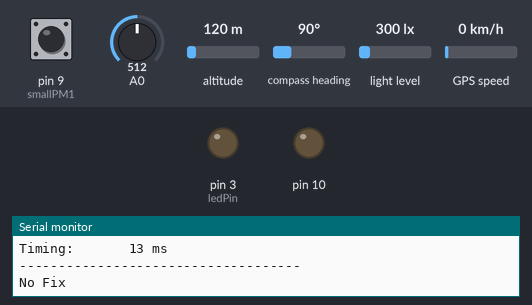
Bench run of a sketch on a simulated Arduino Uno, built with avr-gcc and run on an emulated ATmega328P. Shown: output pins drawn as LEDs (lit = HIGH), the last lines printed to the serial monitor. Inputs (shaded band) come from the test bench; at power-on: A0 = 512, pin 9 (smallPM1) HIGH, altitude 120 m, compass heading 90°, light level 300 lx, GPS speed 0 km/h. Storage starts empty; the GPS gets a fix after 3 s at 37.7749, -122.4194 with 8 satellites.

Above: at 1.7 s.
1.8 s: A0 set to 716
At 6.1 s:
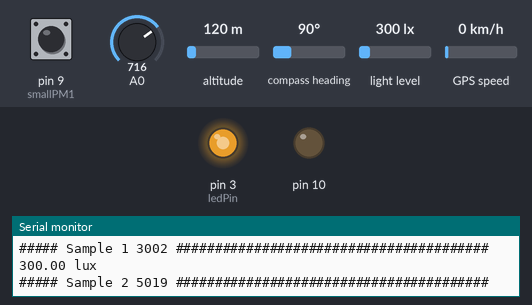
6.4 s: A0 set to 306
At 8.2 s:
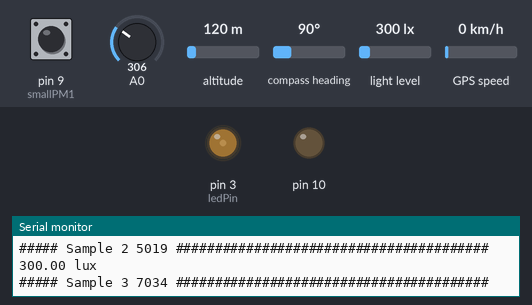
8.5 s: A0 set to 90
At 10.3 s:
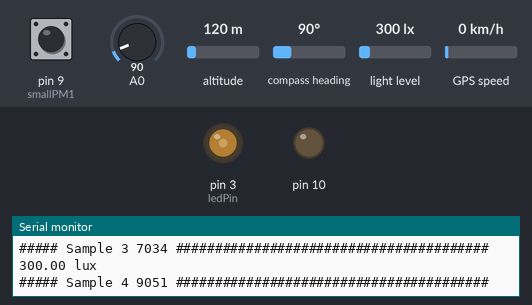
Timing chart, 0 to 11.8 s (numbered marks = the images above; inputs shaded):
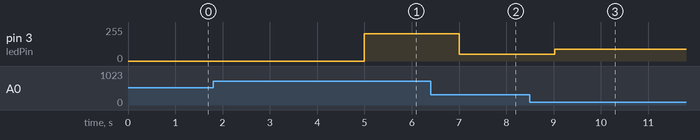

The sketch:

GPS_CO_PM_LUX_sensor_exe.ino
```cpp
#include <SPI.h>
#include <Adafruit_GPS.h>
#include <SoftwareSerial.h>
#include <SD.h>
#include <Wire.h>
#include <Adafruit_Sensor.h>
#include <Adafruit_TSL2561_U.h>

File logfile;
int const smallPM1 = 9;
long const sampleRate = 20;
long measurementCount = 0;
long smallPM1Count = 0;
long priorSampleTime = 0;
double smallPM1percentRunning;

#define chipSelect 10
#define ledPin 3
#define GPSECHO  false
#define LOG_FIXONLY true


SoftwareSerial gps_Serial(8, 7);
Adafruit_GPS GPS(&gps_Serial);

// Light Init
Adafruit_TSL2561_Unified lght_snsr = Adafruit_TSL2561_Unified(TSL2561_ADDR_FLOAT, 12345);        // The address will be different depending on whether you leave the ADDR pin float (addr 0x39), or tie it to ground or vcc. In those cases use TSL2561_ADDR_LOW (0x29) or TSL2561_ADDR_HIGH (0x49) respectively


void setup() {
  Serial.begin(115200);
  pinMode (smallPM1, INPUT);
  pinMode(ledPin, OUTPUT);
  pinMode(10, OUTPUT);

  sdCardInitialization();

  Serial.println(F("Initializing GPS..."));
  GPS.begin(9600);

  GPS.sendCommand(PMTK_SET_NMEA_OUTPUT_RMCGGA);
  //GPS.sendCommand(PMTK_SET_NMEA_OUTPUT_RMCONLY);   // uncomment this line to turn on only the "minimum recommended" data; For logging data, we don't suggest using anything but either RMC only or RMC+GGA to keep the log files at a reasonable size
  GPS.sendCommand(PMTK_SET_NMEA_UPDATE_1HZ);

  GPS.sendCommand(PGCMD_ANTENNA);

  gps_Serial.println(PMTK_Q_RELEASE);

  Serial.println(F("Initializing Light sensor..."));
  if(!lght_snsr.begin())
  {
    Serial.print("Ooops, no TSL2561 detected ... Check your wiring or I2C ADDR!");
    while(1);
  } else {
    Serial.println(F("  Light initialized"));
  }

  displayLightSensorDetails();
  configureLightSensor();
}

int loopCount = 1;

void loop() {
  gps_Serial.listen();
  char c = GPS.read();

  if (GPSECHO) {
     if (c)   Serial.print(c);
  }

  if (GPS.newNMEAreceived()) {
    if (!GPS.parse(GPS.lastNMEA()))  { // this also sets the newNMEAreceived() flag to false
      //Serial.println(F("Failed to parse GPS data"));
      return;
    }
    if (LOG_FIXONLY && !GPS.fix) {
        Serial.println("No Fix");
        return;
    }

    logfile.println(F("#####"));
    printHeader();

    char *stringptr = GPS.lastNMEA();
    uint8_t stringsize = strlen(stringptr);
    if (stringsize != logfile.write((uint8_t *)stringptr, stringsize))  {
      Serial.println(F("error with writing to SD"));
    }
    samplePMDetectors();
    logGPSData();
    logCO();
    logLight();
    logRunningPMDataToSerial();
    logfile.flush();
  }
}


void sdCardInitialization(void)
{
  // SD Card Init
  if (!SD.begin(chipSelect)) {
    Serial.println(F("SD Card init. failed!"));
    while(1);
  } else {
  Serial.println(F("SD Card init successful!"));
  }

  // File Init
  char filename[15];
  sprintf(filename, "/LOG00.txt");
  for (uint8_t i = 0; i < 100; i++) {
    filename[4] = '0' + i/10;
    filename[5] = '0' + i%10;
    if (! SD.exists(filename)) {
      break;
    }
  }

  Serial.print(F("creating file: "));
  Serial.println(filename);
  logfile = SD.open(filename, FILE_WRITE);
  if( ! logfile ) {
    Serial.print(F("Couldnt create ")); Serial.println(filename);
    while(1);
  }
  Serial.print(F("Writing to ")); Serial.println(filename);
}


void printGPSData() {
  Serial.print(F("GPS: "));
  Serial.print(GPS.month, DEC); Serial.print(F("/"));
  Serial.print(GPS.day, DEC); Serial.print(F("/20"));
  Serial.print(GPS.year, DEC);
  Serial.print(F(" "));
  Serial.print(GPS.hour, DEC); Serial.print(F(":"));
  Serial.print(GPS.minute, DEC); Serial.print(F(":"));
  Serial.print(GPS.seconds, DEC); Serial.print(F("."));
  Serial.print(GPS.milliseconds);
  Serial.print(F(" "));
  Serial.print(F("Fix: ")); Serial.print((int)GPS.fix);
  Serial.print(F(" quality: ")); Serial.print((int)GPS.fixquality);
  Serial.println();
  if (GPS.fix) {
    Serial.print(F("LOC: "));
    Serial.print(GPS.latitude, 4); Serial.print(GPS.lat);
    Serial.print(F(", "));
    Serial.print(GPS.longitude, 4); Serial.print(GPS.lon);
    Serial.print(F(" Alt: ")); Serial.print(GPS.altitude);
    Serial.print(F(" Spd: ")); Serial.print(GPS.speed);
    Serial.print(F(" Sats: ")); Serial.print((int)GPS.satellites);
    Serial.println();
  }
}


void logGPSData() {
  logfile.print(GPS.month, DEC); logfile.print(F("/"));
  logfile.print(GPS.day, DEC); logfile.print(F("/"));
  logfile.print(F("20"));
  logfile.print(GPS.year, DEC);
  logfile.print(F(","));
  logfile.print(GPS.hour, DEC); logfile.print(F(":"));
  logfile.print(GPS.minute, DEC); logfile.print(F(":"));
  logfile.print(GPS.seconds, DEC); logfile.print(F(":"));
  logfile.print(GPS.milliseconds);
  logfile.print(F(","));
  logfile.print(F("fix_")); logfile.print((int)GPS.fix);
  logfile.print(F(","));
  logfile.print(F("qual_")); logfile.print((int)GPS.fixquality);
  logfile.print(F(","));
  if (GPS.fix) {
    logfile.print(gpsConverter(GPS.latitude), 6); logfile.print(F(",")); logfile.print(GPS.lat);
    logfile.print(F(","));
    logfile.print(gpsConverter(GPS.longitude), 6); logfile.print(F(",")); logfile.print(GPS.lon);
    logfile.print(F(",")); logfile.print(GPS.altitude);
    logfile.print(F(",")); logfile.print(GPS.speed);
    logfile.print(F(",")); logfile.print((int)GPS.satellites);
    logfile.println();
  }
}

float gpsConverter(float gps)
{
  int gps_min = (int)(gps/100);
  float gps_sec = fmod(gps, 100) / 60;
  float gps_dec = gps_min + gps_sec;
  return gps_dec;
}

void logCO(void)
{
  int reading = analogRead(A0);
  logfile.print(F("CO Sensor, "));
  logfile.print(reading);
  analogWrite(ledPin, reading);
  logfile.println();
  delay(10);
}

void samplePMDetectors() {
  for (int i = 0; i < 100; i++) {
    while (millis() - priorSampleTime < sampleRate) {
    }
    priorSampleTime = millis();
    measurementCount += 1;
    if (digitalRead(smallPM1) == 0) {
      smallPM1Count += 1;
    }
  }
  //calculate running PM percentages
  smallPM1percentRunning = 100.0 * smallPM1Count / measurementCount;
}


void timestampSerial() {
  Serial.print("Milliseconds since the program started: ");
  Serial.println(millis());
}

void printRunningPMDataToSerial() {
  Serial.println("Particulate Matter Data");
  Serial.print("Measurement Count:  ");
  Serial.println(measurementCount);
  Serial.print("Small PM detector 1: ");
  Serial.println(smallPM1percentRunning);
  Serial.println();
}

void logRunningPMDataToSerial() {
  logfile.println("Particulate Matter Data");
  logfile.print("Measurement Count:  ");
  logfile.println(measurementCount);
  logfile.print("Small PM detector 1: ");
  logfile.println(smallPM1percentRunning);
  logfile.println();
}

void displayLightSensorDetails(void)
{
  sensor_t sensor;
  lght_snsr.getSensor(&sensor);
  Serial.println("------------------------------------");
  Serial.print  ("Sensor:       "); Serial.println(sensor.name);
  Serial.print  ("Driver Ver:   "); Serial.println(sensor.version);
  Serial.print  ("Unique ID:    "); Serial.println(sensor.sensor_id);
  Serial.print  ("Max Value:    "); Serial.print(sensor.max_value); Serial.println(" lux");
  Serial.print  ("Min Value:    "); Serial.print(sensor.min_value); Serial.println(" lux");
  Serial.print  ("Resolution:   "); Serial.print(sensor.resolution); Serial.println(" lux");
  Serial.println("------------------------------------");
  Serial.println("");
  delay(500);
}


void configureLightSensor(void)         //Configures the gain and integration time for the TSL2561
{
  // lght_snsr.setGain(TSL2561_GAIN_1X);      // No gain ... use in bright light to avoid sensor saturation
  // lght_snsr.setGain(TSL2561_GAIN_16X);     // 16x gain ... use in low light to boost sensitivity
  lght_snsr.enableAutoRange(true);            // Auto-gain ... switches automatically between 1x and 16x

  /* Changing the integration time gives you better sensor resolution (402ms = 16-bit data) */
  lght_snsr.setIntegrationTime(TSL2561_INTEGRATIONTIME_13MS);      /* fast but low resolution */
  // light_snsr.setIntegrationTime(TSL2561_INTEGRATIONTIME_101MS);  /* medium resolution and speed   */
  // light_snsr.setIntegrationTime(TSL2561_INTEGRATIONTIME_402MS);  /* 16-bit data but slowest conversions */

  Serial.println("------------------------------------");
  Serial.print  ("Gain:         "); Serial.println("Auto");
  Serial.print  ("Timing:       "); Serial.println("13 ms");
  Serial.println("------------------------------------");
}


void logLight(void)
{
  sensors_event_t event;      //Get a new sensor event
  lght_snsr.getEvent(&event);

  // Display the results (light is measured in lux)
  if (event.light)
  {
    Serial.print(event.light); Serial.println(" lux");
    logfile.print(F("Light Sensor, "));
    logfile.print(event.light);
    logfile.print(F(" lux"));
    logfile.println();
    } else {
      Serial.println("Sensor overload");      // If event.light = 0 lux the sensor is probably saturated and no reliable data could be generated!
      logfile.println(F("Light Sensor Overloaded"));
    }
}


void printHeader() {
  Serial.print(F("##### Sample "));
  Serial.print(loopCount++);
  Serial.print(F(" "));
  Serial.print(millis());
  Serial.println(F(" ########################################"));
}

uint8_t parseHex(char c) {
  if (c < '0')
    return 0;
  if (c <= '9')
    return c - '0';
  if (c < 'A')
    return 0;
  if (c <= 'F')
    return (c - 'A')+10;
}
```

Measured:
- after the input at 1.8 s, pin 3 (ledPin): 0/255 → 204/255 after 3.2 s
- after the input at 6.4 s, pin 3 (ledPin): 204/255 → 50/255 after 0.61 s
- after the input at 8.5 s, pin 3 (ledPin): 50/255 → 90/255 after 0.52 s
